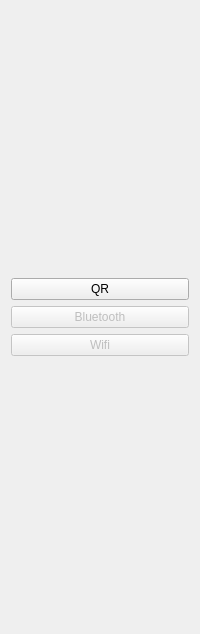
     <widget class="QWidget" name="pageBond">
      <layout class="QVBoxLayout" name="verticalLayout_11">
       <item>
        <spacer name="verticalSpacer_9">
         <property name="orientation">
          <enum>Qt::Vertical</enum>
         </property>
         <property name="sizeHint" stdset="0">
          <size>
           <width>20</width>
           <height>267</height>
          </size>
         </property>
        </spacer>
       </item>
       <item>
        <widget class="QPushButton" name="pushButtonBondWithQR">
         <property name="toolTip">
          <string>Introduce this Agent talk to another Remote or Hub using QR code.</string>
         </property>
         <property name="text">
          <string>QR</string>
         </property>
        </widget>
       </item>
       <item>
        <widget class="QPushButton" name="pushButtonBondWithBluetooth">
         <property name="enabled">
          <bool>false</bool>
         </property>
         <property name="toolTip">
          <string>Not implemented yet</string>
         </property>
         <property name="text">
          <string>Bluetooth</string>
         </property>
        </widget>
       </item>
       <item>
        <widget class="QPushButton" name="pushButtonBondWithWifi">
         <property name="enabled">
          <bool>false</bool>
         </property>
         <property name="toolTip">
          <string>Not implemented yet</string>
         </property>
         <property name="text">
          <string>Wifi</string>
         </property>
        </widget>
       </item>
       <item>
        <spacer name="verticalSpacer_10">
         <property name="orientation">
          <enum>Qt::Vertical</enum>
         </property>
         <property name="sizeHint" stdset="0">
          <size>
           <width>20</width>
           <height>267</height>
          </size>
         </property>
        </spacer>
       </item>
      </layout>
     </widget>
